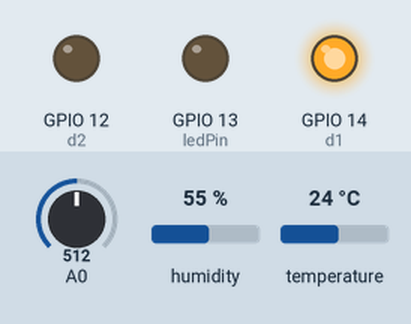
Bench run of a sketch on a simulated ESP8266 (NodeMCU). Shown: output pins drawn as LEDs (lit = HIGH). The test bench sets the inputs (shaded band); at power-on: A0 = 512, humidity 55 %, temperature 24 °C. WiFi joins after 1.5 s; servers stay silent unless stated; uploads are accepted with an empty reply; what the sketch prints to the serial monitor is not drawn.

Above: at 2.64 s.
At 32.9 s:
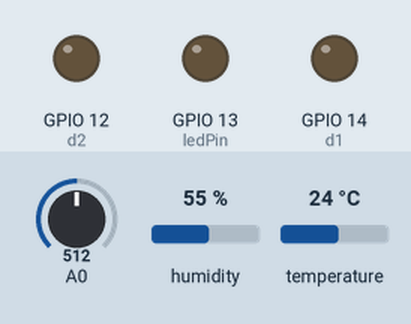
At 63.19 s:
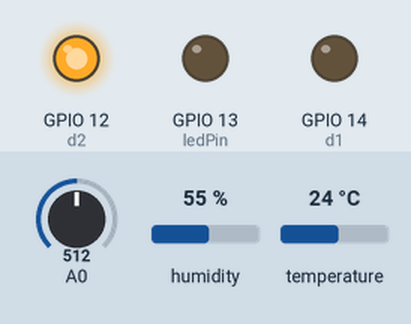
Timing chart, 0 to 81.1 s (numbered marks = the images above):
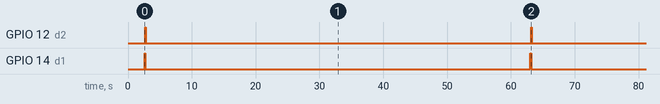

The sketch:

httpTest.ino
```cpp
#include "DHT.h"
#include <ESP8266WiFi.h>
#include <ESP8266HTTPClient.h>
#include <ArduinoJson.h>

const char* ssid = "Tec-IoT";
const char* password = "spotless.magnetic.bridge";

const int ID_PLANT = 1;

DHT dht(0,DHT11); // DHT read from digital pin 3

WiFiServer server(80);

int d1 = 14; //Fotorresistencia
int d2 = 12; //Humedad en tierra
int ledPin = 13; // LED

void setup() {
  dht.begin();
  Serial.begin(9600);
  pinMode(d1,OUTPUT);
  pinMode(d2,OUTPUT);
  pinMode(ledPin,OUTPUT);
  pinMode(A0,INPUT);
  digitalWrite(d1, LOW);
  digitalWrite(d2, LOW);
  delay(1000);

  //Internet connection
   Serial.print("Wifi connecting to ");
  Serial.println(ssid);

  WiFi.begin(ssid, password);

  Serial.println();
  Serial.print("Connecting");

  while (WiFi.status() != WL_CONNECTED) {
    delay(500);
    Serial.print(".");
  }

  Serial.println();

  Serial.println("Wifi Connected Success!");
  Serial.print("NodeMCU IP Address : ");
  Serial.println(WiFi.localIP());

  server.begin();
  Serial.println("NodeMCU Server started");

  // Print the IP address
  Serial.print("Use this URL to connect: ");
  Serial.print("http://");
  Serial.print(WiFi.localIP());
  Serial.println("/");
}

void loop() {

  // Read values from sensors
  float h = dht.readHumidity();
  float t = dht.readTemperature();

  digitalWrite(d1, HIGH);
  delay(100);
  float l = analogRead(A0);
  digitalWrite(d1, LOW);

  digitalWrite(d2, HIGH);
  delay(100);
  float tierra = analogRead(A0);
  digitalWrite(d2, LOW);

  Serial.print("Humedad: ");
  Serial.print(h);
  Serial.print("%  ");

  Serial.print("Temperatura: ");
  Serial.print(t);
  Serial.print(" C ");

  Serial.print("  Humedad en Tierra: ");
  tierra = map(tierra, 0, 1023, 100, 0);
  Serial.print(tierra);
  Serial.print("% ");

  Serial.print("  Luz: ");
  l = map(l, 0, 1023, 100, 0);
  Serial.print(l);
  Serial.println("%");


  //Client server
  // Check if a client has connected
  WiFiClient client;

  //Client
  HTTPClient http;
  http.begin(client,"http://plantybackendservice-env.eba-k33wfpak.us-east-1.elasticbeanstalk.com/measurement");
  http.addHeader("Content-Type", "application/json");

  StaticJsonDocument<96> doc;

  JsonObject obj = doc.to<JsonObject>();

  doc["airHumidity"] = h;
  doc["temperature"] = t;
  doc["light"] = l;
  doc["earthHumidity"] = tierra;
  doc["waterLevel"] = 50;
  doc["idPlant"] = ID_PLANT;

  String output = "";
  serializeJson(doc, output);
  int httpCode = http.POST(output);

  if (httpCode > 0) {
    String payload = http.getString();
    Serial.println("Status code: " + String(httpCode));
    Serial.println(payload);

    http.end();
  } else {
    Serial.println("Error on HTTP request");
  }

 delay(60000);

  client = server.available();
  if (!client) {
    return;
  }
  // Wait until the client sends some data
  Serial.println("Hello New client");
  while (!client.available()) {
    delay(1);
  }

  // Read the first line of the request
  String request = client.readStringUntil('\r');
  Serial.println(request);
  client.flush();

  // Turn On or Off a LED

  int value = LOW;
  if (request.indexOf("/LED=ON") != -1) {
    digitalWrite(ledPin, HIGH);
    value = HIGH;
  }
  if (request.indexOf("/LED=OFF") != -1) {
    digitalWrite(ledPin, LOW);
    value = LOW;
  }

  // Return the response
  client.println("HTTP/1.1 200 OK");
  client.println("Content-Type: text/html");
  client.println("");
  client.println("<!DOCTYPE HTML>");
  client.println("<html>");

  client.print("Led pin is now: ");

  if (value == HIGH) {
    client.print("On");
  } else {
    client.print("Off");
  }
  client.println("<br><br>");
  client.println("<a href=\"/LED=ON\"\"><button>Turn On </button></a>");
  client.println("<a href=\"/LED=OFF\"\"><button>Turn Off </button></a><br />");
  client.println("<br><br/>");


  client.print("Temperatura: ");
  client.print(t);
  client.print(" C  ");

  client.print("Humedad: ");
  client.print(h);
  client.print(" %  ");
  client.println("</html>");

  delay(10);
  Serial.println("Client disonnected");
  Serial.println("");
}
```

Measured:
- by itself, GPIO 12 (d2), GPIO 14 (d1): alternates HIGH for 0.10 s and LOW for 60.3 s
- by itself, everything shown: repeats every 60.4 s, in 3 steps
